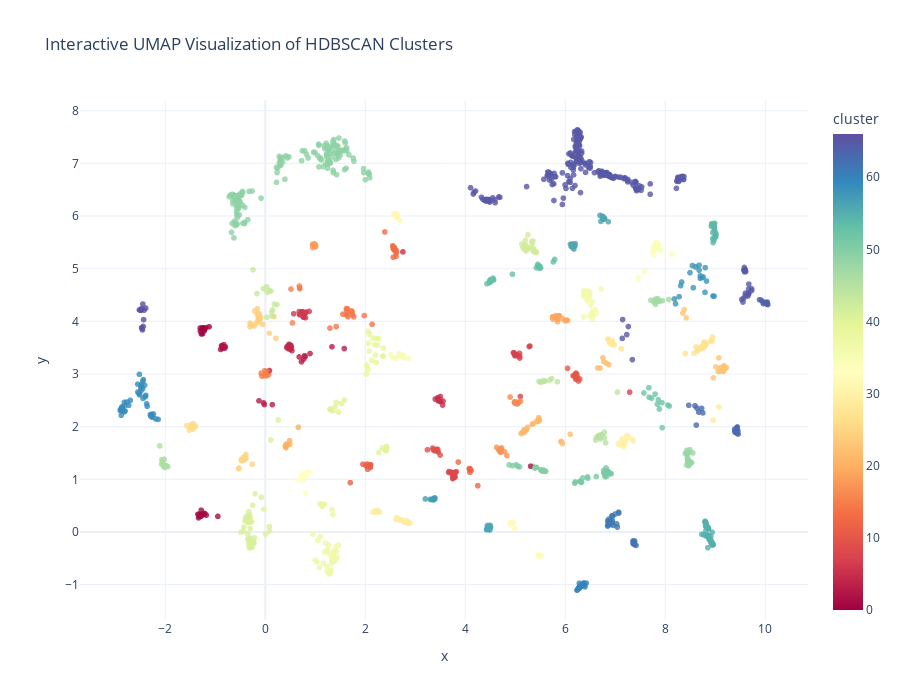

The notebook cell saved with this chart:
### Code cell
# === VISUALIZE HDBSCAN CLUSTERS IN 2D (UMAP SCATTER) ===
import umap
import matplotlib.pyplot as plt
import seaborn as sns
import plotly.express as px
import numpy as np

# Assuming you have your HDBSCAN reduced data from:
# X_reduced_hdb  → (ingredients × 100) after SVD + normalization
# labels_hdb     → HDBSCAN cluster labels

print("\n=== UMAP VISUALIZATION OF HDBSCAN CLUSTERS ===")

# Reduce to 2D with UMAP
umap_model = umap.UMAP(
    n_neighbors=15,
    min_dist=0.1,
    n_components=2,
    random_state=42
)
embedding = umap_model.fit_transform(X_reduced_hdb)

# Convert to DataFrame
import pandas as pd
df_umap = pd.DataFrame({
    'x': embedding[:, 0],
    'y': embedding[:, 1],
    'cluster': labels_hdb
})

# Filter out noise for clarity
df_clusters = df_umap[df_umap['cluster'] != -1]

# --------------------------------------------------
# 1️⃣ Static scatterplot
# --------------------------------------------------
plt.figure(figsize=(10, 8))
palette = sns.color_palette('Spectral', as_cmap=True)
sns.scatterplot(
    data=df_clusters,
    x='x', y='y',
    hue='cluster',
    palette='Spectral',
    s=20, linewidth=0, alpha=0.7
)
plt.title("HDBSCAN Clusters (UMAP 2D Projection)", fontsize=14)
plt.xlabel("UMAP Dimension 1")
plt.ylabel("UMAP Dimension 2")
plt.legend(title='Cluster', bbox_to_anchor=(1.05, 1), loc='upper left')
plt.tight_layout()
plt.show()

# --------------------------------------------------
# 2️⃣ Interactive Plotly scatter
# --------------------------------------------------
fig = px.scatter(
    df_clusters,
    x='x', y='y',
    color='cluster',
    color_continuous_scale='Spectral',
    hover_data={'x': False, 'y': False, 'cluster': True},
    title="Interactive UMAP Visualization of HDBSCAN Clusters"
)
fig.update_traces(marker=dict(size=6, opacity=0.8))
fig.update_layout(
    width=900, height=700,
    template='plotly_white',
    showlegend=True
)
fig.show()

### Figure 1 — Plotly figure (JSON) as saved in the notebook; plotly's stock layout.template omitted (floating-point values rounded to 4 significant figures; data arrays with more than 128 entries replaced by an {"elided": "..."} marker saying what was removed)
{"data": [{"customdata": {"elided": "1781x1 int values"}, "hovertemplate": "cluster=%{marker.color}<extra></extra>", "legendgroup": "", "marker": {"color": {"elided": "1781 int values"}, "coloraxis": "coloraxis", "opacity": 0.8, "size": 6, "symbol": "circle"}, "mode": "markers", "name": "", "showlegend": false, "type": "scattergl", "x": {"elided": "1781 float values"}, "xaxis": "x", "y": {"elided": "1781 float values"}, "yaxis": "y"}], "layout": {"coloraxis": {"colorbar": {"title": {"text": "cluster"}}, "colorscale": [[0, "rgb(158,1,66)"], [0.1, "rgb(213,62,79)"], [0.2, "rgb(244,109,67)"], [0.3, "rgb(253,174,97)"], [0.4, "rgb(254,224,139)"], [0.5, "rgb(255,255,191)"], [0.6, "rgb(230,245,152)"], [0.7, "rgb(171,221,164)"], [0.8, "rgb(102,194,165)"], [0.9, "rgb(50,136,189)"], [1, "rgb(94,79,162)"]]}, "height": 700, "legend": {"tracegroupgap": 0}, "showlegend": true, "title": {"text": "Interactive UMAP Visualization of HDBSCAN Clusters"}, "width": 900, "xaxis": {"anchor": "y", "domain": [0, 1], "title": {"text": "x"}}, "yaxis": {"anchor": "x", "domain": [0, 1], "title": {"text": "y"}}}}
